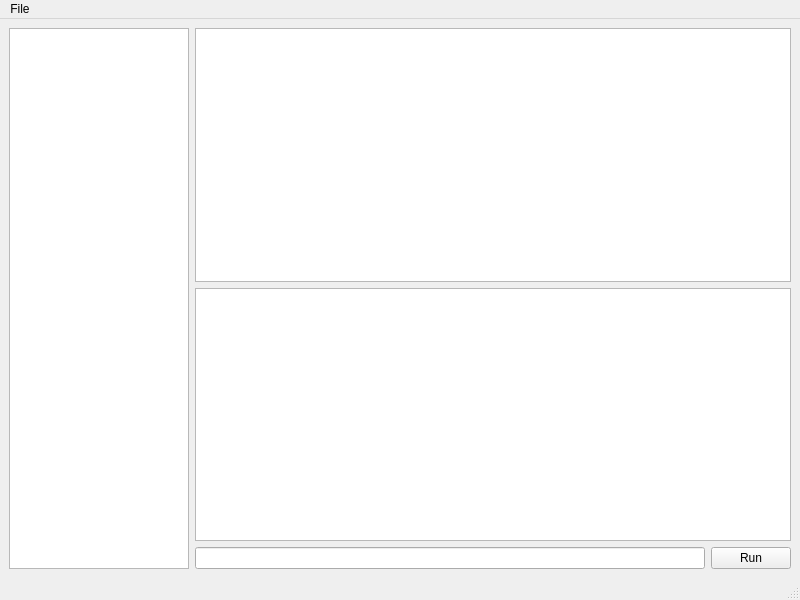
<?xml version="1.0" encoding="UTF-8"?>
<ui version="4.0">
 <class>ScriptingView</class>
 <widget class="QMainWindow" name="ScriptingView">
  <property name="geometry">
   <rect>
    <x>0</x>
    <y>0</y>
    <width>800</width>
    <height>600</height>
   </rect>
  </property>
  <property name="windowTitle">
   <string>Scripting</string>
  </property>
  <widget class="QWidget" name="centralwidget">
   <layout class="QGridLayout" name="gridLayout" columnstretch="0,1,0">
    <item row="0" column="0" rowspan="3">
     <widget class="QListWidget" name="buffers">
      <property name="sizePolicy">
       <sizepolicy hsizetype="Preferred" vsizetype="Expanding">
        <horstretch>0</horstretch>
        <verstretch>0</verstretch>
       </sizepolicy>
      </property>
      <property name="maximumSize">
       <size>
        <width>180</width>
        <height>16777215</height>
       </size>
      </property>
     </widget>
    </item>
    <item row="0" column="1" colspan="2">
     <widget class="QPlainTextEdit" name="buffer">
      <property name="lineWrapMode">
       <enum>QPlainTextEdit::NoWrap</enum>
      </property>
      <property name="readOnly">
       <bool>true</bool>
      </property>
     </widget>
    </item>
    <item row="1" column="1" colspan="2">
     <widget class="QGBA::LogWidget" name="log">
      <property name="sizePolicy">
       <sizepolicy hsizetype="MinimumExpanding" vsizetype="Expanding">
        <horstretch>0</horstretch>
        <verstretch>0</verstretch>
       </sizepolicy>
      </property>
      <property name="readOnly">
       <bool>true</bool>
      </property>
     </widget>
    </item>
    <item row="2" column="1">
     <widget class="QLineEdit" name="prompt"/>
    </item>
    <item row="2" column="2">
     <widget class="QPushButton" name="runButton">
      <property name="text">
       <string>Run</string>
      </property>
     </widget>
    </item>
   </layout>
  </widget>
  <widget class="QMenuBar" name="menubar">
   <property name="geometry">
    <rect>
     <x>0</x>
     <y>0</y>
     <width>800</width>
     <height>29</height>
    </rect>
   </property>
   <widget class="QMenu" name="menuFile">
    <property name="title">
     <string>File</string>
    </property>
    <addaction name="load"/>
    <addaction name="reset"/>
   </widget>
   <addaction name="menuFile"/>
  </widget>
  <widget class="QStatusBar" name="statusbar"/>
  <action name="load">
   <property name="text">
    <string>Load script...</string>
   </property>
  </action>
  <action name="reset">
   <property name="text">
    <string>&amp;Reset</string>
   </property>
  </action>
 </widget>
 <customwidgets>
  <customwidget>
   <class>QGBA::LogWidget</class>
   <extends>QPlainTextEdit</extends>
   <header>LogWidget.h</header>
  </customwidget>
 </customwidgets>
 <resources/>
 <connections/>
</ui>
